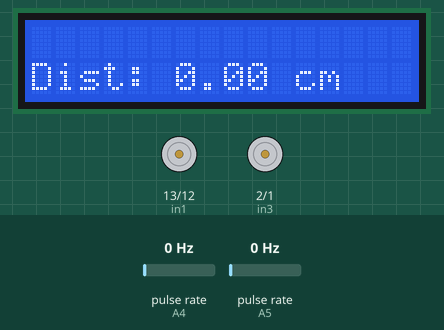
Recording of a sketch running on a simulated Arduino Uno, built with avr-gcc and run on an emulated ATmega328P. On the bench: 16×2 character LCD, motor-driver pin pairs drawn as motors (green arrow = first pin HIGH = forward, orange = second pin HIGH = backward, longer = more drive, scaled by the enable pin). Wiring (inferred from the names in the program): 2 × pulse sensor: data A4 / data A5. The test bench sets the inputs (shaded band); at power-on: pulse rate (sensors on A4, A5) 0 Hz.

Above: at 4.1 s.
Timing chart, 0 to 5.6 s (numbered marks = the images above):
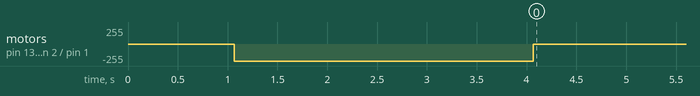

The sketch:

encoder.ino
```cpp
#include <LiquidCrystal.h>

#define enA 11  // PWM pin for speed control (left)
#define in1 13  // Input pin 1
#define in2 12  // Input pin 2

#define enB 3  // PWM pin for speed control (right)
#define in3 2  // Input pin 3
#define in4 1  // Input pin 4

const int encoderRightPin = A5;
const int encoderLeftPin = A4;

#define FORWARD 1
#define BACKWARD 0

#define CM_PER_COUNT 0.519  // (pi*66.1/10)/20/2

LiquidCrystal lcd(8, 9, 4, 5, 6, 7);

volatile unsigned long rightCount = 0;
volatile unsigned long leftCount = 0;

void rotateMotorA(int speed, int direction) {
  speed = constrain(speed, 0, 255);
  analogWrite(enA, speed);
  if (direction == FORWARD) {
    digitalWrite(in1, LOW);
    digitalWrite(in2, HIGH);
  } else if (direction == BACKWARD) {
    digitalWrite(in1, HIGH);
    digitalWrite(in2, LOW);
  }
}

void rotateMotorB(int speed, int direction) {
  speed = constrain(speed, 0, 255);  // [cite: 46]
  analogWrite(enB, speed);
  if (direction == FORWARD) {
    digitalWrite(in3, LOW);
    digitalWrite(in4, HIGH);
  } else if (direction == BACKWARD) {
    digitalWrite(in3, HIGH);
    digitalWrite(in4, LOW);

  }
}

void stopMotors() {
  analogWrite(enA, 0);
  analogWrite(enB, 0);
  digitalWrite(in1, LOW);
  digitalWrite(in2, LOW);
  digitalWrite(in3, LOW);
  digitalWrite(in4, LOW);
}

ISR(PCINT1_vect) {
  uint8_t portState = PINC;

  int rightState = (portState >> 5) & 1;
  int leftState = (portState >> 4) & 1;

  static int lastRightState = 0;
  static int lastLeftState = 0;

  if (rightState != lastRightState) {
    rightCount++;
  }
  if (leftState != lastLeftState) {
    leftCount++;
  }

  lastRightState = rightState;
  lastLeftState = leftState;
}

void setup() {
  lcd.begin(16, 2);
  lcd.clear();

  pinMode(enA, OUTPUT);
  pinMode(in1, OUTPUT);
  pinMode(in2, OUTPUT);
  pinMode(enB, OUTPUT);
  pinMode(in3, OUTPUT);
  pinMode(in4, OUTPUT);

  pinMode(encoderRightPin, INPUT);
  pinMode(encoderLeftPin, INPUT);


  PCICR |= (1 << PCIE1);
  PCMSK1 |= (1 << PCINT12) | (1 << PCINT13);

  stopMotors();

  delay(1000);

  rotateMotorA(255, 1);
  rotateMotorB(255, 1);
  delay(3000);
  stopMotors();
  float avgCounts = (leftCount + rightCount) / 2.0;
  float distance = avgCounts * CM_PER_COUNT;

  lcd.setCursor(0, 1);
  lcd.print("Dist: ");
  lcd.print(distance);
  lcd.print(" cm");
}

void loop() {
}
```
